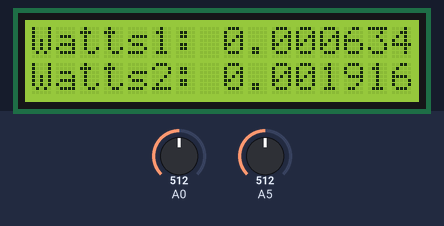
Simulated run of this sketch. Board: Arduino Uno, built with avr-gcc and run on an emulated ATmega328P. Shown: 16×2 character LCD. The inputs (shaded band) are chosen by the test bench; at power-on: A0 = 512, A5 = 512.

Above: at 1.2 s.
1.3 s: A0 set to 716
At 1.9 s:
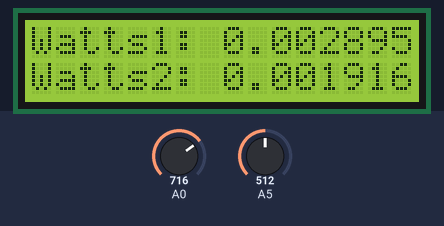
4.3 s: A5 set to 716
At 5.6 s:
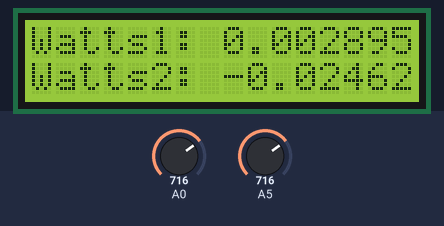
5.9 s: A0 set to 900
At 6.4 s:
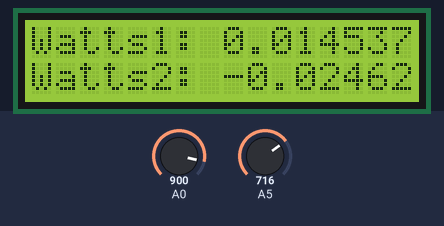
7.4 s: A5 set to 900
At 8.3 s:
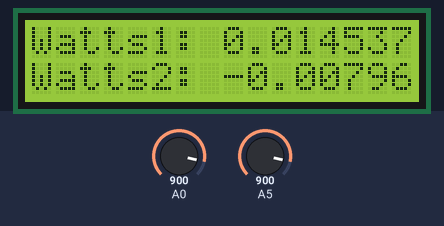
8.9 s: A0 set to 1023
At 10.1 s:
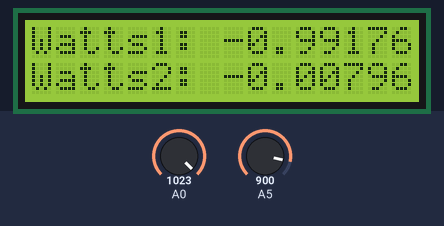
10.4 s: A5 set to 1023
At 11.0 s:
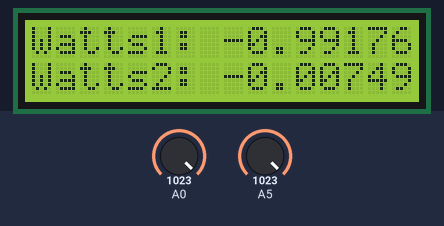
Timing chart, 0 to 13.0 s (numbered marks = the images above; inputs shaded):
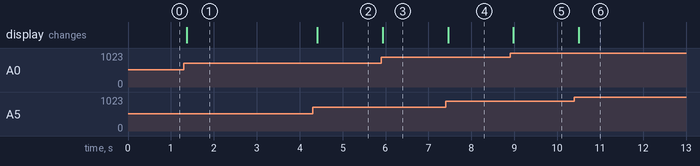

Measured:
- after the input at 1.3 s, the display: changes after 0.07 s (image 1)
- after the input at 4.3 s, the display: changes after 0.11 s (image 2)
- after the input at 5.9 s, the display: changes at once (image 3)
- after the input at 7.4 s, the display: changes after 0.06 s (image 4)
- after the input at 8.9 s, the display: changes after 0.08 s (image 5)
- after the input at 10.4 s, the display: changes after 0.10 s (image 6)

The sketch:

PHSX_316_Project.ino
```cpp
#include <LiquidCrystal.h>

int light1;
int light2;

float volts1;
float volts2;

float pr_5549;
float pr_5506;

float r_fixed = 10000;
float v_supply_5 = 5;
float v_supply_3_3 = 3.333;

float current1;
float current2;

float power1;
float power2;

LiquidCrystal lcd(12, 11, 5, 4, 3, 2);

void setup() {

  lcd.begin(16, 2);
  Serial.begin(9600);

}

void loop() {

  light1 = analogRead(A0);
  light2 = analogRead(A5);

  volts1 = light1 * .0049;
  volts2 = light2 * .0049;

  pr_5549 = v_supply_5 * r_fixed / volts1 - r_fixed;
  pr_5506 = v_supply_3_3 * r_fixed / volts2 - r_fixed;

  current1 = volts1 / pr_5549;
  current2 = volts2 / pr_5506;

  power1 = volts1 * current1;
  power2 = volts2 * current2;

  lcd.clear();
  lcd.setCursor(0, 0);
  lcd.print("Watts1:");
  lcd.setCursor(8, 0);
  lcd.print(power1, 6);

  lcd.setCursor(0, 1);
  lcd.print("Watts2:");
  lcd.setCursor(8, 1);
  lcd.print(power2, 6);

  delay(100);

}
```
